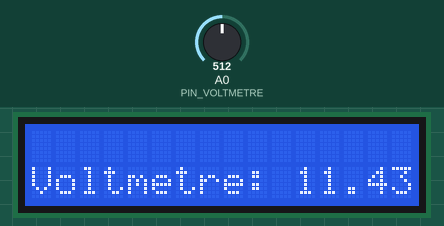
A sketch run on a simulated Arduino Uno, built with avr-gcc and run on an emulated ATmega328P. Shown: 16×2 character LCD. The inputs (shaded band) are chosen by the test bench; at power-on: A0 (PIN_VOLTMETRE) = 512.

Above: at 3.2 s.
3.3 s: A0 (PIN_VOLTMETRE) set to 458
At 4.5 s:
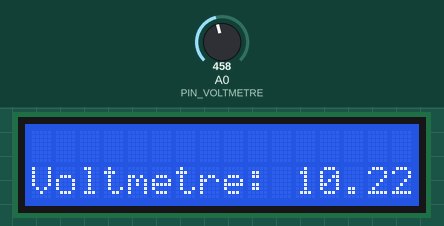
5.3 s: A0 (PIN_VOLTMETRE) set to 430
At 6.3 s:
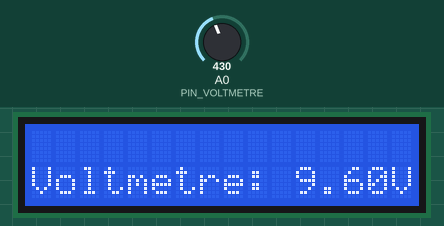
7.1 s: A0 (PIN_VOLTMETRE) set to 511
At 8.0 s:
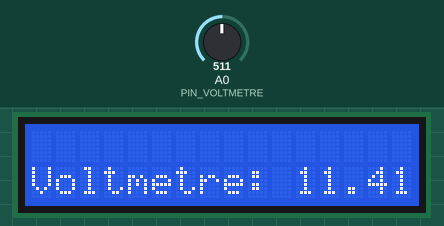
Timing chart, 0 to 10.1 s (numbered marks = the images above; inputs shaded):
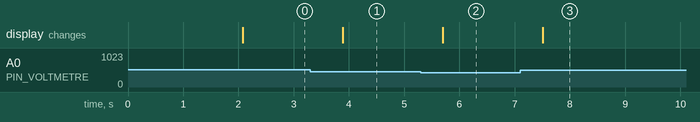

The sketch:

oscillocopre.ino
```cpp
/*
* Afficheur 16x2
*/
#include <LiquidCrystal.h>
const int rs = 12, en = 11, d4 = 4, d5 = 5, d6 = 6, d7 = 7;
LiquidCrystal lcd(rs, en, d4, d5, d6, d7);


#define R1 2000
#define R2 560
#define PIN_VOLTMETRE A0

#define MAX_VOLTS_INPUT 22.857F  //mettre le F à la fin pour les virgules
#define RATION_VOLT (float)(22.857F / 5.0F)


/*
* caractere special
*/
byte Ohm[8]={
  B00000,
    B00100,
    B01010,
    B10001,
    B01010,
    B11011
};

void lcdStartupScreen() {
  lcd.setCursor(5, 0);
  lcd.write((byte)0);
  lcd.print("rsys");
  lcd.setCursor(3, 0);
  lcd.print("voltmetre");
}

float calculateVin(uint16_t vADC) {
  return 5.0F / 1024.0F * vADC * RATION_VOLT;
}

void printvoltagevalue(float value) {

  lcd.setCursor(0, 1);
  lcd.print("                ");

  lcd.setCursor(0, 1);
  lcd.print("Voltmetre: ");
  lcd.print(value);
  lcd.print("V");
}


void setup() {
  // put your setup code here, to run once:
  lcd.createChar(0, Ohm);

  Serial.begin(9600);

  lcd.begin(16, 2);
  lcd.setCursor(4, 0);
/*
* demande de transformation forcé demanandé par la fonction write '(byte)0'
*/
  lcd.write((byte)0);
  lcd.print("rsys");

  lcd.setCursor(0, 1);
  lcd.print("Voltmetre");
  delay(2000);
  lcd.clear();
}

void loop() {
  // put your main code here, to run repeatedly:
  printvoltagevalue(calculateVin(analogRead(PIN_VOLTMETRE)));

  //  Serial.print("valeur lue : ");
  //float calculateting=calculateVin(analogRead(PIN_VOLTMETRE));
  //  Serial.println(calculateVin(analogRead(PIN_VOLTMETRE)));
  //  Serial.println(analogRead(PIN_VOLTMETRE));
  delay(900);
}
```

Measured:
- the behaviour switches between 448 and 447 on A0 (PIN_VOLTMETRE) (found by bisection; images 1 and 2)
- after the input at 3.3 s, the display: changes after 0.58 s (image 1)
- after the input at 5.3 s, the display: changes after 0.39 s (image 2)
- after the input at 7.1 s, the display: changes after 0.40 s (image 3)
